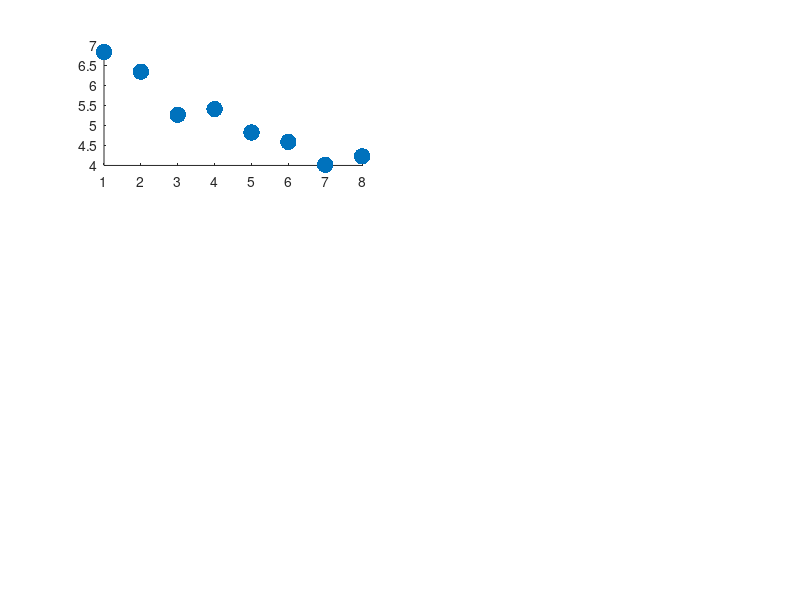

Write MATLAB code to recreate this figure. (Note: this script raises an error after producing the figure.)
figure

rng default  % For reproducibility
x = 1:8;
INI=6.2;

%%
load('Med_PYRs_PV_Mod_Act.mat')
y1 = Med; %x + randn(1,10);
ax1 = subplot(3,2,1);
sz = 140;
scatter(ax1,x,y1,sz,'filled'); %alpha(.7); axis tight;
h1 = lsline(ax1);
h1.Color = 'r';
h1.LineWidth = 5; alpha(.7); %axis tight;
a = get(gca,'XTickLabel');  
set(gca,'XTickLabel',a,'fontsize',12,'FontWeight','bold')
set(gca, 'YLim', [INI, 18]);
xticks([ 1 2 3 4 5 6 7 8 ])
xticklabels({ 'Control'; '6%'; '12%'; '18%'; '25%'; '50%'; '75%'; '100%'})
%title('Correlation Analysis')
xlabel('PV_A_c_t' )
ylabel('PYRs HWHH ({\circ})')
box off
%%
load('Med_PYRs_PV_Mod_DeAct.mat')
y1 = Med; %x + randn(1,10);
ax1 = subplot(3,2,2);
sz = 140;
scatter(ax1,x,y1,sz,'filled'); %alpha(.7); axis tight;
h1 = lsline(ax1);
h1.Color = 'r';
h1.LineWidth = 5; alpha(.7); %axis tight;
a = get(gca,'XTickLabel');  
set(gca,'XTickLabel',a,'fontsize',12,'FontWeight','bold')
set(gca, 'YLim', [INI, 18]);
xticks([ 1 2 3 4 5 6 7 8 ])
xticklabels({ 'Control'; '6%'; '12%'; '18%'; '25%'; '50%'; '75%'; '100%'})
%title('Correlation Analysis')
xlabel('PV_D_e_A_c_t' )
ylabel('PYRs HWHH ({\circ})')
box off
%%
load('Med_Sst_PV_Mod_Act.mat')

y1 = Med; %x + randn(1,10);
%y2 = 2*x + randn(1,10);

ax1 = subplot(3,2,3);
%ax2 = subplot(2,1,2);

%scatter(ax1,x,y1,'b','o'); alpha(.4); axis tight;
sz = 140;
scatter(ax1,x,y1,sz,'filled'); %alpha(.7); axis tight;

%scatter(ax2,x,y2)

h1 = lsline(ax1);
h1.Color = 'r';

% h2 = lsline(ax2);
h1.LineWidth = 5; alpha(.7); %axis tight;

a = get(gca,'XTickLabel');  
set(gca,'XTickLabel',a,'fontsize',12,'FontWeight','bold')
set(gca, 'YLim', [INI, 18]);

xticks([ 1 2 3 4 5 6 7 8 ])
xticklabels({ 'Control'; '6%'; '12%'; '18%'; '25%'; '50%'; '75%'; '100%'})
%title('Correlation Analysis')
xlabel('PV_A_c_t' )
ylabel('Sst HWHH ({\circ})')
box off

%%

load('Med_Sst_PV_Mod_DeAct.mat')

y1 = Med; %x + randn(1,10);
%y2 = 2*x + randn(1,10);


ax1 = subplot(3,2,4);
%ax2 = subplot(2,1,2);

%scatter(ax1,x,y1,'b','o'); alpha(.4); axis tight;
sz = 140;
scatter(ax1,x,y1,sz,'filled'); %alpha(.7); axis tight;

%scatter(ax2,x,y2)

h1 = lsline(ax1);

h1.Color = 'r';

% h2 = lsline(ax2);
h1.LineWidth = 5; alpha(.7); %axis tight;

a = get(gca,'XTickLabel');  
set(gca,'XTickLabel',a,'fontsize',12,'FontWeight','bold')
set(gca, 'YLim', [INI, 18]);

xticks([ 1 2 3 4 5 6 7 8 ])
xticklabels({ 'Control'; '6%'; '12%'; '18%'; '25%'; '50%'; '75%'; '100%'})
%title('Correlation Analysis')
xlabel('PV_D_e_A_c_t' )
ylabel('Sst HWHH ({\circ})')

box off
%%
load('Med_VIP_PV_Mod_Act.mat')
y1 = Med; %x + randn(1,10);
ax1 = subplot(3,2,5);
sz = 140;
scatter(ax1,x,y1,sz,'filled'); %alpha(.7); axis tight;
h1 = lsline(ax1);
h1.Color = 'r';
h1.LineWidth = 5; alpha(.7); %axis tight;
a = get(gca,'XTickLabel');  
set(gca,'XTickLabel',a,'fontsize',12,'FontWeight','bold')
set(gca, 'YLim', [INI, 18]);
xticks([ 1 2 3 4 5 6 7 8 ])
xticklabels({ 'Control'; '6%'; '12%'; '18%'; '25%'; '50%'; '75%'; '100%'})
%title('Correlation Analysis')
xlabel('PV_A_c_t' )
ylabel('VIP HWHH ({\circ})')
box off
%%
load('Med_VIP_PV_Mod_DeAct.mat')
y1 = Med; %x + randn(1,10);
ax1 = subplot(3,2,6);
sz = 140;
scatter(ax1,x,y1,sz,'filled'); %alpha(.7); axis tight;
h1 = lsline(ax1);
h1.Color = 'r';
h1.LineWidth = 5; alpha(.7); %axis tight;
a = get(gca,'XTickLabel');  
set(gca,'XTickLabel',a,'fontsize',12,'FontWeight','bold')
set(gca, 'YLim', [INI, 18]);
xticks([ 1 2 3 4 5 6 7 8 ])
xticklabels({ 'Control'; '6%'; '12%'; '18%'; '25%'; '50%'; '75%'; '100%'})
%title('Correlation Analysis')
xlabel('PV_D_e_A_c_t' )
ylabel('VIP HWHH ({\circ})')
box off
%%
sgtitle('Correlation analysis','fontsize',16,'FontWeight','bold')

set(1,'renderer','painters')
set(gcf, 'Units', 'Inches', 'Position', [2, 1, 13, 9], 'PaperUnits', 'Inches', 'PaperSize', [13, 9])
% saveas(gcf,'0_P_C.tif')
saveas(gcf,'CA_PV_Mod.tif')
saveas(gcf,'CA_PV_Mod.fig')
saveas(gcf,'CA_PV_Mod.eps','psc2')